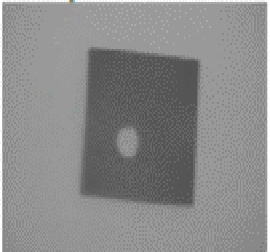
#> input picture ima1.png, 270 x 252 px, found by its file name
$ python traitement.py
#> lines starting #> are read from the running program, lines starting #| are printed output that depends on the picture; after the words box and inside, x2 and y2 are one past the last pixel; in counts of white or black regions, pixels touching at a corner belong together
"""Traitement d'image : histogramme d'amplitude et histogramme cumulatif.

Ce script charge une image (couleur ou niveaux de gris), calcule :
- l'histogramme d'amplitude (nombre de pixels par niveau de gris)
- l'histogramme cumulatif (CDF)

Il affiche aussi les deux graphiques côte à côte.

Usage :
    python traitement.py chemin/vers/image.jpg

Dépendances : opencv-python, numpy, matplotlib

Auteur: Copilot
"""

from __future__ import annotations

import sys
from pathlib import Path

import cv2
import matplotlib.pyplot as plt
import numpy as np


def compute_histogram(gray: np.ndarray, bins: int = 256) -> np.ndarray:
    """Calcule l'histogramme d'intensité d'une image en niveaux de gris.

    Args:
        gray: Image 2D (uint8).
        bins: Nombre de niveaux (par défaut 256 pour 0..255).

    Returns:
        Histogramme normalisé (somme = 1) de taille `bins`.
    """

    hist = cv2.calcHist([gray], [0], None, [bins], [0, 256])
    hist = hist.ravel().astype(np.float64)
    hist /= hist.sum()  # normalisation pour que la somme vaille 1
    return hist


def compute_cumulative_histogram(hist: np.ndarray) -> np.ndarray:
    """Calcule l'histogramme cumulatif (fonction de distribution cumulée)."""

    return np.cumsum(hist)


def plot_histograms(hist: np.ndarray, cumhist: np.ndarray, title_prefix: str = "") -> None:
    """Affiche l'histogramme et l'histogramme cumulatif."""

    bins = np.arange(len(hist))

    fig, axes = plt.subplots(1, 2, figsize=(12, 4))

    axes[0].bar(bins, hist, width=1.0, color="#2c7bb6")
    axes[0].set_title(f"{title_prefix}Histogramme d'amplitude")
    axes[0].set_xlabel("Niveau de gris")
    axes[0].set_ylabel("Probabilité")
    axes[0].set_xlim(0, len(hist) - 1)

    axes[1].plot(bins, cumhist, color="#d7191c")
    axes[1].set_title(f"{title_prefix}Histogramme cumulatif")
    axes[1].set_xlabel("Niveau de gris")
    axes[1].set_ylabel("Cumul")
    axes[1].set_xlim(0, len(hist) - 1)
    axes[1].set_ylim(0, 1)

    fig.tight_layout()
    plt.show()


def apply_open_close(gray: np.ndarray, kernel_size: int = 5) -> tuple[np.ndarray, np.ndarray]:
    """Applique une ouverture puis une fermeture sur une image en niveaux de gris.

    Args:
        gray: image 2D (uint8).
        kernel_size: taille du noyau de traitement (doit être impair).

    Returns:
        (opened, closed) images.
    """

    kernel = cv2.getStructuringElement(cv2.MORPH_RECT, (kernel_size, kernel_size))
    opened = cv2.morphologyEx(gray, cv2.MORPH_OPEN, kernel)
    closed = cv2.morphologyEx(gray, cv2.MORPH_CLOSE, kernel)
    return opened, closed


def binarize_manual(gray: np.ndarray, threshold: int = 127) -> np.ndarray:
    """Binarisation manuelle par seuil fixe."""

    _, binary = cv2.threshold(gray, threshold, 255, cv2.THRESH_BINARY)
    return binary


def binarize_otsu(gray: np.ndarray) -> tuple[np.ndarray, float]:
    """Binarisation automatique par méthode d'Otsu.

    Retourne l'image binaire et le seuil calculé.
    """

    thresh, binary = cv2.threshold(gray, 0, 255, cv2.THRESH_BINARY + cv2.THRESH_OTSU)
    return binary, float(thresh)


def apply_convolution_filter(gray: np.ndarray, kernel: np.ndarray) -> np.ndarray:
    """Applique un filtre de convolution personnalisé à l'image."""

    return cv2.filter2D(gray, -1, kernel)


def compute_image_average(gray: np.ndarray) -> float:
    """Calcule la moyenne des valeurs de pixels de l'image en niveaux de gris."""

    return float(np.mean(gray))


def plot_convolution_result(original: np.ndarray, filtered: np.ndarray, title: str = "") -> None:
    """Affiche l'image originale et l'image filtrée côte à côte."""

    fig, axes = plt.subplots(1, 2, figsize=(10, 5))
    axes[0].imshow(original, cmap="gray", vmin=0, vmax=255)
    axes[0].set_title(f"{title}Original")
    axes[0].axis("off")

    axes[1].imshow(filtered, cmap="gray", vmin=0, vmax=255)
    axes[1].set_title(f"{title}Filtré (convolution)")
    axes[1].axis("off")

    fig.tight_layout()
    plt.show()


def detect_cavities(binary: np.ndarray) -> tuple[np.ndarray, int]:
    """Détecte les cavités (trous) dans une image binaire.

    Args:
        binary: Image binaire (uint8, valeurs 0/255).

    Returns:
        (image avec cavités surlignées, nombre de cavités détectées).
    """

    # Trouver les contours avec hiérarchie pour identifier les trous
    contours, hierarchy = cv2.findContours(binary, cv2.RETR_CCOMP, cv2.CHAIN_APPROX_SIMPLE)

    # Créer une copie pour surligner les cavités
    highlighted = cv2.cvtColor(binary, cv2.COLOR_GRAY2BGR) if len(binary.shape) == 2 else binary.copy()

    cavity_count = 0
    if hierarchy is not None:
        hierarchy = hierarchy[0]
        for i, h in enumerate(hierarchy):
            # Si c'est un trou (parent != -1 et child == -1)
            if h[2] == -1 and h[3] != -1:  # Pas d'enfant, mais parent existe
                cavity_count += 1
                # Dessiner le contour du trou en rouge
                cv2.drawContours(highlighted, contours, i, (0, 0, 255), 2)

    return highlighted, cavity_count


def plot_cavity_detection(binary: np.ndarray, highlighted: np.ndarray, cavity_count: int, title: str = "") -> None:
    """Affiche l'image binaire originale et celle avec cavités surlignées."""

    fig, axes = plt.subplots(1, 2, figsize=(12, 5))
    axes[0].imshow(binary, cmap="gray", vmin=0, vmax=255)
    axes[0].set_title(f"{title}Image binaire")
    axes[0].axis("off")

    axes[1].imshow(cv2.cvtColor(highlighted, cv2.COLOR_BGR2RGB))
    axes[1].set_title(f"{title}Cavités détectées ({cavity_count} trouvées)")
    axes[1].axis("off")

    fig.tight_layout()
    plt.show()


def plot_binary_and_hist(binary: np.ndarray, title: str = "") -> None:
    """Affiche une image binaire et son histogramme (0 / 255)."""

    counts = np.bincount(binary.ravel(), minlength=256)
    # On ne garde que 0 et 255
    counts = counts[[0, 255]]
    labels = [0, 255]

    fig, axes = plt.subplots(1, 2, figsize=(10, 4))
    axes[0].imshow(binary, cmap="gray", vmin=0, vmax=255)
    axes[0].set_title(f"{title}Image binaire")
    axes[0].axis("off")

    axes[1].bar(labels, counts, width=10, color="#4daf4a")
    axes[1].set_title(f"{title}Histogramme binaire")
    axes[1].set_xlabel("Valeur")
    axes[1].set_ylabel("Nombre de pixels")
    axes[1].set_xticks(labels)

    fig.tight_layout()
    plt.show()


def plot_open_close(original: np.ndarray, opened: np.ndarray, closed: np.ndarray) -> None:
    """Affiche l'image initiale, l'ouverture et la fermeture côte à côte."""

    fig, axes = plt.subplots(1, 3, figsize=(15, 5))
    axes[0].imshow(original, cmap="gray", vmin=0, vmax=255)
    axes[0].set_title("Original (gris)")
    axes[0].axis("off")

    axes[1].imshow(opened, cmap="gray", vmin=0, vmax=255)
    axes[1].set_title("Ouverture")
    axes[1].axis("off")

    axes[2].imshow(closed, cmap="gray", vmin=0, vmax=255)
    axes[2].set_title("Fermeture")
    axes[2].axis("off")

    fig.tight_layout()
    plt.show()


def main(image_path: Path) -> int:
    if not image_path.exists():
        print(f"Erreur : le fichier n'existe pas : {image_path}")
        return 1

    # Chargement (BGR) puis conversion en niveaux de gris
    img_bgr = cv2.imread(str(image_path), cv2.IMREAD_UNCHANGED)
#> img_bgr is the input picture: shape (252, 270, 4); mean B, G, R, A 138.2, 138.2, 138.2, 255
    if img_bgr is None:
        print(f"Erreur : impossible de charger l'image : {image_path}")
        return 1

    # Si l'image est déjà en niveaux de gris, cv2.cvtColor n'est pas nécessaire
    if len(img_bgr.shape) == 2:
        gray = img_bgr
        title_prefix = "(Niveaux de gris) "
    else:
        gray = cv2.cvtColor(img_bgr, cv2.COLOR_BGR2GRAY)
        title_prefix = "(Convertie en niveaux de gris) "

    # Calcul de la moyenne des pixels
    avg_value = compute_image_average(gray)
#> avg_value = 138.2
    print(f"Moyenne des pixels de l'image en gris : {avg_value:.2f}")
#| Moyenne des pixels de l'image en gris : 138.18

    # Application d'un filtre de convolution (ex. : moyenne 3x3)
    kernel_mean = np.ones((3, 3), np.float32) / 9  # Noyau de moyenne
    filtered = apply_convolution_filter(gray, kernel_mean)
    plot_convolution_result(gray, filtered, title="Filtre moyenne 3x3 - ")
#> in plot_convolution_result, `plt.show()`:
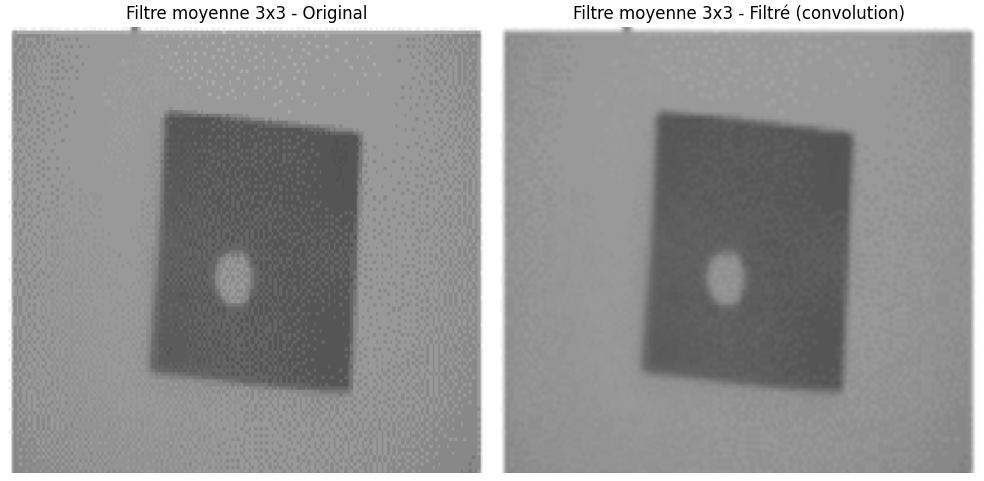
#> figure drawn by matplotlib, 2 panels

    hist = compute_histogram(gray)
#> in compute_histogram, `hist = cv2.calcHist([gray], [0], None, [bins], [0, 256])`: hist = 256 values, max 31862 at index 153, min 0 at index 0, mean 265.8
#> in compute_histogram, `hist /= hist.sum()`: hist = 256 values, max 0.468 at index 153, min 0 at index 0, mean 0.00391
    cumhist = compute_cumulative_histogram(hist)
#> cumhist = 256 values from 0 to 1

    plot_histograms(hist, cumhist, title_prefix=title_prefix)
#> in plot_histograms, `bins = np.arange(len(hist))`: bins = 256 values from 0 to 255
#> in plot_histograms, `plt.show()`:
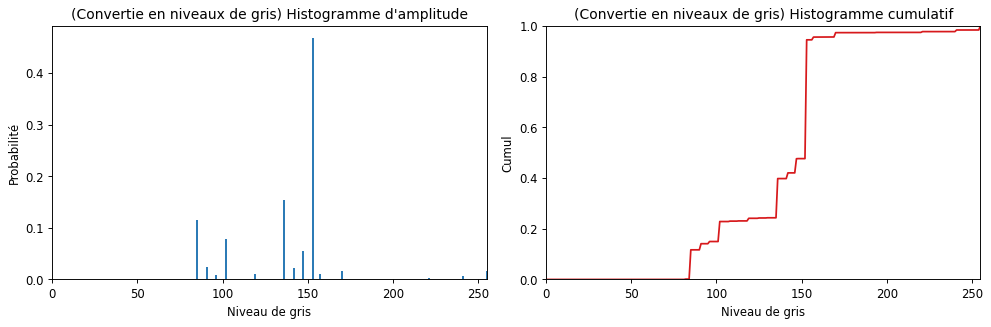
#> figure drawn by matplotlib, 2 panels; panel 1: tallest bar 0.468 high, from x = 152.5 to 153.5; panel 2: curve peaks at x = 255, y = 1

    # Application d'une ouverture puis d'une fermeture morphologiques
    opened, closed = apply_open_close(gray, kernel_size=5)
    plot_open_close(gray, opened, closed)

    # Binarisation manuelle (seuil fixe) + affichage de l'histogramme binaire
    manual_threshold = 127
    binary_manual = binarize_manual(gray, manual_threshold)
#> in binarize_manual, `_, binary = cv2.threshold(gray, threshold, 255, cv2.THRESH_BINARY)`:
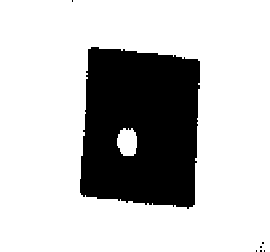
#> binary: shape (252, 270); 75.8% white; 7 black regions (6 under 20 px), largest, box (x1, y1, x2, y2) and area: (80, 47, 200, 209) 16466
    plot_binary_and_hist(binary_manual, title=f"Seuil {manual_threshold} - ")
#> in plot_binary_and_hist, `counts = np.bincount(binary.ravel(), minlength=256)`: counts = 256 values, max 51556 at index 255, min 0 at index 1, mean 265.8
#> in plot_binary_and_hist, `counts = counts[[0, 255]]`: counts = [16484, 51556]

    # Binarisation automatique (méthode d'Otsu) et histogramme
    binary_otsu, otsu_thresh = binarize_otsu(gray)
#> in binarize_otsu, `thresh, binary = cv2.threshold(gray, 0, 255, cv2.THRESH_BINARY + cv2.T..`:
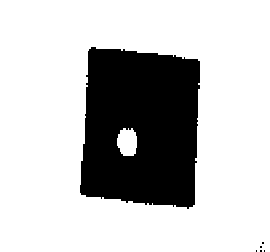
#> binary: shape (252, 270); 75.9% white; 6 black regions (5 under 20 px)
#> in binarize_otsu, `thresh, binary = cv2.threshold(gray, 0, 255, cv2.THRESH_BINARY + cv2.T..`: thresh = 119
#> otsu_thresh = 119
    print(f"Seuil calculé par Otsu : {otsu_thresh:.1f}")
#| Seuil calculé par Otsu : 119.0
    plot_binary_and_hist(binary_otsu, title=f"Otsu (t={otsu_thresh:.1f}) - ")
#> call 2 of plot_binary_and_hist, with title = 'Otsu (t=119.0) - '
#> in plot_binary_and_hist (call 2), `counts = np.bincount(binary.ravel(), minlength=256)`: counts = 256 values, max 51642 at index 255, min 0 at index 1, mean 265.8
#> in plot_binary_and_hist (call 2), `counts = counts[[0, 255]]`: counts = [16398, 51642]
#> in plot_binary_and_hist (call 2), `plt.show()`:
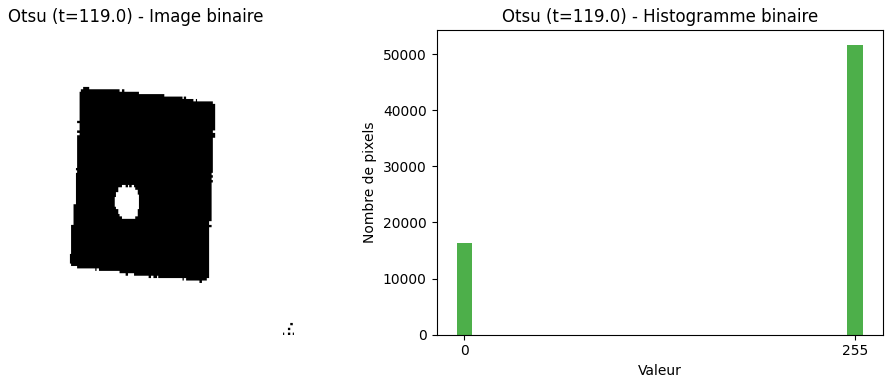
#> figure drawn by matplotlib, 2 panels

    # Détection de cavités sur l'image binaire Otsu
    highlighted, cavity_count = detect_cavities(binary_otsu)
#> in detect_cavities, `contours, hierarchy = cv2.findContours(binary, cv2.RETR_CCOMP, cv2.CHA..`: contours = 5 contours, 2 with area under 20; largest, box (x1, y1, x2, y2) and area: (0, 0, 270, 252) 67508, (79, 46, 201, 210) 17122, (117, 128, 137, 156) 417
#> in detect_cavities, `highlighted = cv2.cvtColor(binary, cv2.COLOR_GRAY2BGR) if len(binary.s..`: highlighted: shape (252, 270, 3); 75.9% white; 6 black regions (5 under 20 px), largest, box (x1, y1, x2, y2) and area: (80, 47, 200, 209) 16382
#> the loop in detect_cavities, `for i, h in enumerate(hierarchy): # Si c'est un trou (parent != -1 et ..` made 5 passes
#> h on passes 1 to 5: [1, -1, -1, -1], [-1, 0, 2, -1], [3, -1, -1, 1], [4, 2, -1, 1], [-1, 3, -1, 1]
#> after the loop in detect_cavities, `for i, h in enumerate(hierarchy):`:
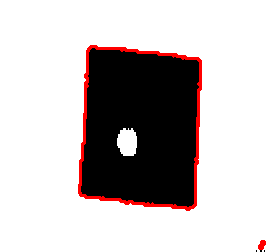
#> highlighted: shape (252, 270, 3); mean B, G, R 189, 189, 195.7
#> after the loop in detect_cavities, `for i, h in enumerate(hierarchy):`: cavity_count = 3
#> cavity_count = 3
    print(f"Nombre de cavités détectées : {cavity_count}")
#| Nombre de cavités détectées : 3
    plot_cavity_detection(binary_otsu, highlighted, cavity_count, title="Otsu - ")
#> in plot_cavity_detection, `plt.show()`:
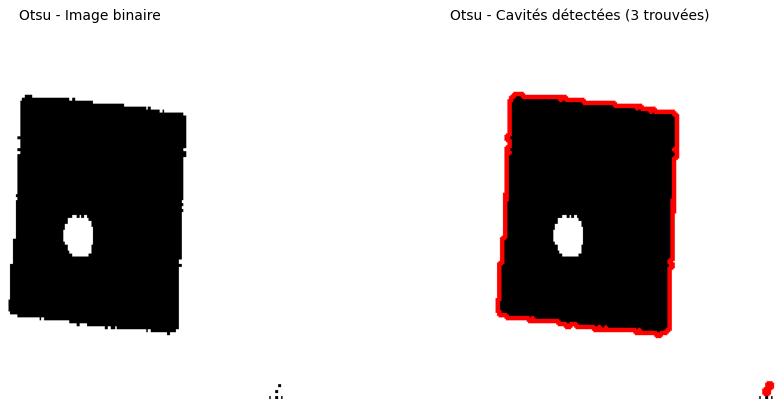
#> figure drawn by matplotlib, 2 panels

    return 0


if __name__ == "__main__":
    if len(sys.argv) == 2:
        input_path = Path(sys.argv[1])
    else:
        # Utilise ima1.png par défaut si aucun argument
        input_path = Path("ima1.png")
    sys.exit(main(input_path))
#> (the program exits here)
